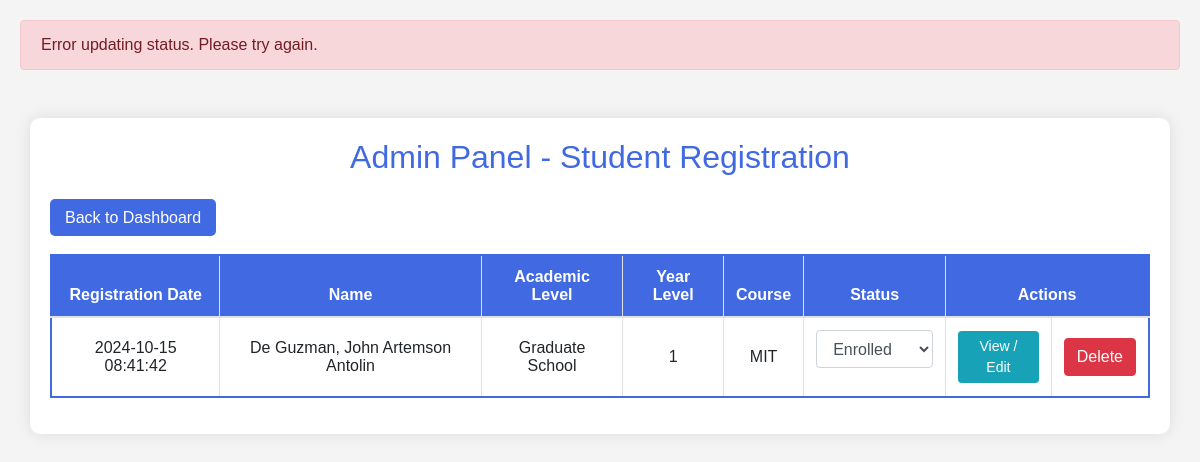
Screenshot of /admin_panel.php?status_update_error=1 with the database file from the repository.
### tables this page shows
CREATE TABLE `educational_information` (
  `education_info_id` int(11) NOT NULL AUTO_INCREMENT,
  `student_id` int(11) DEFAULT NULL,
  `academic_level` enum('Basic Education','Tertiary','Graduate School') DEFAULT NULL,
  `year_level` int(11) DEFAULT NULL,
  `period` varchar(20) DEFAULT NULL,
  `academic_year` varchar(20) DEFAULT NULL,
  `course` varchar(100) DEFAULT NULL,
  PRIMARY KEY (`education_info_id`)
);

CREATE TABLE `students` (
  `student_id` int(11) NOT NULL AUTO_INCREMENT,
  `status` enum('Registered','Admitted','Assessed','Enrolled') DEFAULT 'Registered',
  `created_at` timestamp NOT NULL DEFAULT current_timestamp(),
  `updated_at` timestamp NOT NULL DEFAULT current_timestamp() ON UPDATE current_timestamp(),
  PRIMARY KEY (`student_id`)
);

### admin_panel.php (the view, shortened to what this page needs)
<?php
    include 'db_conn.php';
    $sql = "SELECT
                students.created_at AS registration_date,
                CONCAT(personal_information.last_name, ', ', personal_information.first_name, ' ', personal_information.middle_name) AS name,
                educational_information.academic_level,
                educational_information.year_level,
                educational_information.course,
                students.status,
                students.student_id
            FROM students
            LEFT JOIN personal_information ON students.student_id = personal_information.student_id
            LEFT JOIN educational_information ON students.student_id = educational_information.student_id
            ORDER BY students.created_at DESC";
    $result = mysqli_query($conn, $sql);
    if (isset($_GET['status_update_success'])) {
        echo '<div class="alert alert-success">Status updated successfully.</div>';
    } elseif (isset($_GET['status_update_error'])) {
        echo '<div class="alert alert-danger">Error updating status. Please try again.</div>';
    }
?>
<!DOCTYPE html>
<html lang="en">
<head>
    <link rel="stylesheet" href="https://stackpath.bootstrapcdn.com/bootstrap/4.3.1/css/bootstrap.min.css">
</head>
<body>
    <div class="container mt-5">
        <h2>Admin Panel - Student Registration</h2>
        <a href="index.php" class="btn-back">Back to Dashboard</a>
        <br><br>
        <table class="table table-bordered table-hover">
            <thead>
                <tr>
                    <th>Registration Date</th>
                    <th>Name</th>
                    <th>Academic Level</th>
                    <th>Year Level</th>
                    <th>Course</th>
                    <th>Status</th>
                    <th colspan="2">Actions</th>
                </tr>
            </thead>
            <tbody>
                <?php
                if (mysqli_num_rows($result) > 0) {
                    while ($row = mysqli_fetch_assoc($result)) {
                        ?>
                        <tr>
                            <td><?php echo $row['registration_date']; ?></td>
                            <td><?php echo $row['name']; ?></td>
                            <td><?php echo $row['academic_level']; ?></td>
                            <td><?php echo $row['year_level']; ?></td>
                            <td><?php echo $row['course']; ?></td>
                            <td>
                                <form action="update_status.php" method="POST">
                                    <select name="status" onchange="this.form.submit()" class="form-control">
                                        <option value="Enrolled" <?php echo ($row['status'] == 'Enrolled') ? 'selected' : ''; ?>>Enrolled</option>
                                    </select>
                                </form>
                            </td>
                            <td>
                                <a href="view_edit.php?student_id=<?php echo $row['student_id']; ?>" class="btn btn-info btn-sm">View / Edit</a>
                            </td>
                            <td>
                                <a href="delete.php?student_id=<?= $row['student_id']; ?>" class="btn btn-danger"
                                    onclick="return confirm('Are you sure you want to delete this student?');">
                                    Delete
                                </a>
                            </td>
                        </tr>
                        <?php
                    }
                } else {
                    echo "<tr><td colspan='7'>No records found.</td></tr>";
                }
                ?>
            </tbody>
        </table>
    </div>
</body>
</html>

### admin_panel.php (style rules this page uses)
body { font-family: Arial, sans-serif; background-color: #f4f4f4; padding: 20px; }
.container { margin: auto; background-color: white; padding: 20px; border-radius: 10px; box-shadow: 0px 0px 15px rgba(0, 0, 0, 0.1); }
h2 { text-align: center; margin-bottom: 30px; color: #4169e1; }
.table th, .table td { text-align: center; vertical-align: middle; }
.table th { background-color: #4169e1; color: white; }
.table-bordered { border: 2px solid #4169e1; }
.btn-back { background-color: #4169e1; color: white; border: none; border-radius: 5px; padding: 10px 15px; text-decoration: none; margin-bottom: 20px; transition: background-color 0.3s, color 0.3s, border 0.3s; }

### rows the page displays
educational_information: student.created_at "2024-10-15 08:41:42", name "De Guzman, John Artemson Antolin", academic_level "Graduate School", year_level "1", course "MIT"
